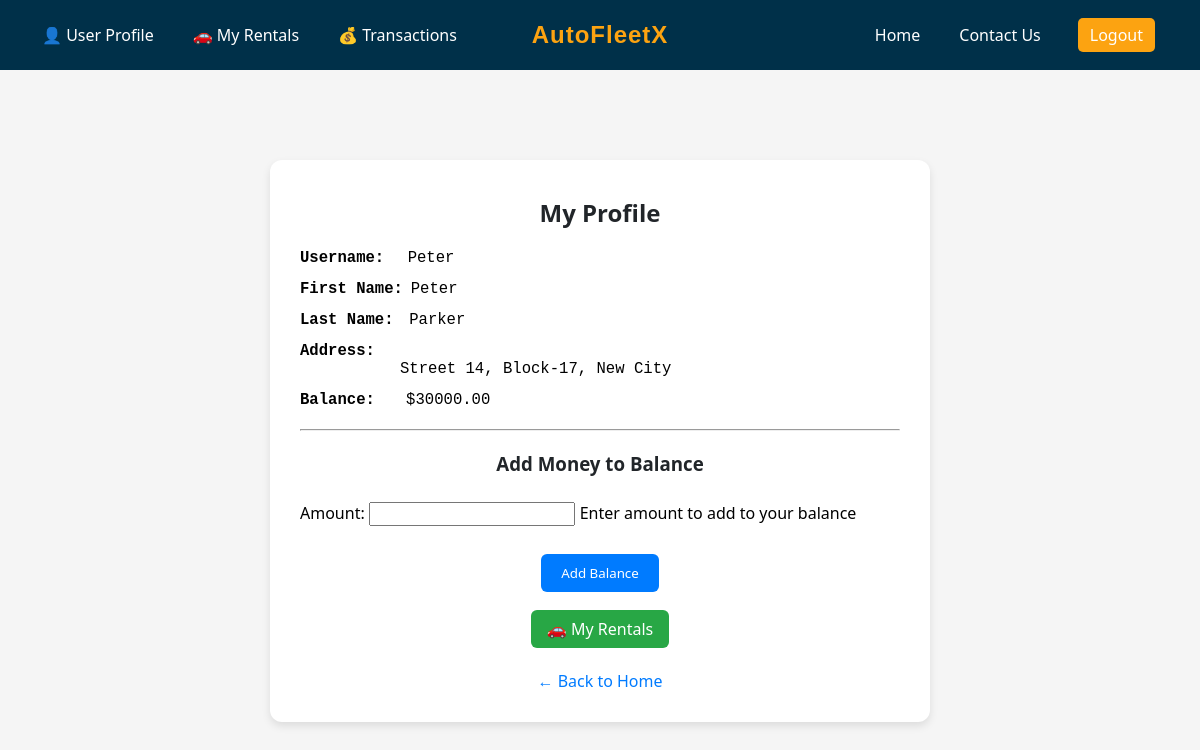
Page /profile/ (signed in) on the earlier database version.
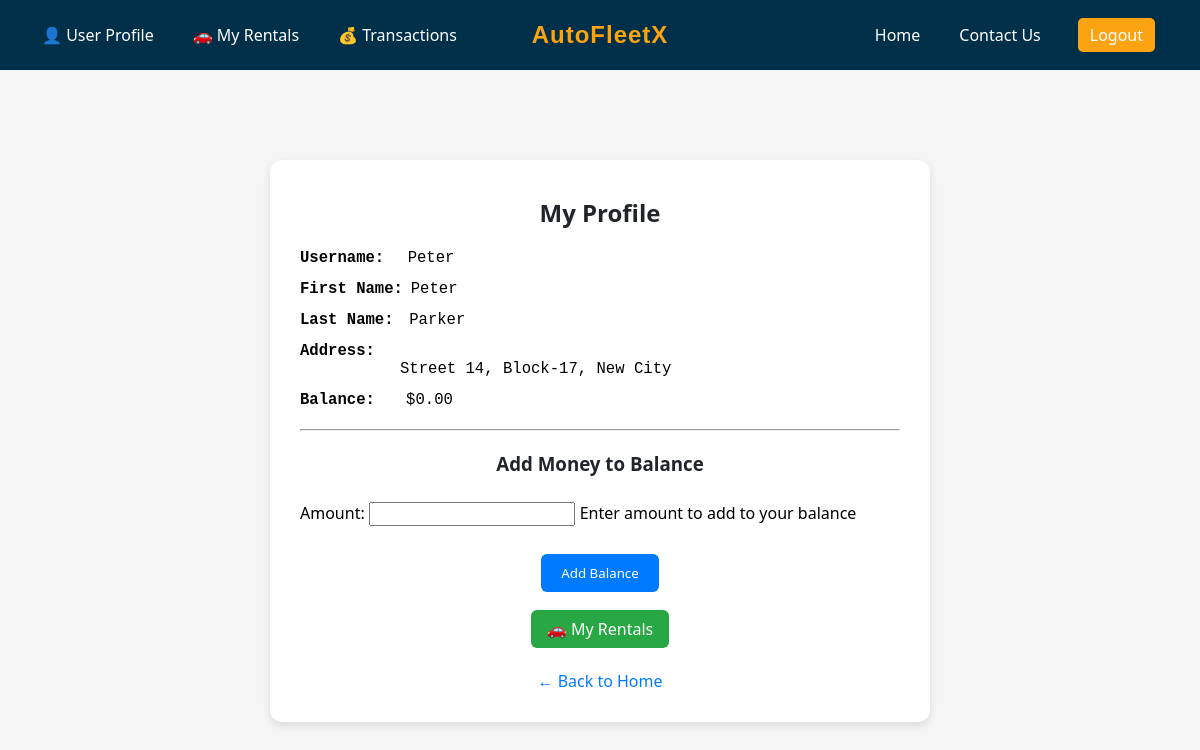
Same page on the later database version.
### main_app/models.py (models this page shows, shortened)
class CustomUser(AbstractUser):
    balance = models.DecimalField(
        max_digits=10,
        decimal_places=2,
        default=0.00,
        validators=[MinValueValidator(0.0)]
    )
    address = models.TextField(blank=True, null=True)

### main_app/views.py (the view)
# urls.py: path('profile/', views.profile_view, name='profile'),
@login_required
def profile_view(request):
    user = request.user
    if request.method == 'POST':
        form = AddBalanceForm(request.POST)
        if form.is_valid():
            amount = form.cleaned_data['amount']
            try:
                user.add_balance(amount)
                Transaction.objects.create(
                    user=user,
                    amount=amount,
                    transaction_type='ADD',
                    description='Added to wallet'
                )
                messages.success(request, f'${amount} added to your balance',extra_tags="amount-added-to-wallet")
                return redirect('profile')
            except ValueError as e:
                messages.error(request, str(e))
    else:
        form = AddBalanceForm()
    context = {
        'user': user,
        'form': form
    }
    return render(request, 'main_app/profile.html', context)

### main_app/forms.py
class AddBalanceForm(forms.Form):  # for profile_view (when user wants to add balance)
    amount = forms.DecimalField(
        max_digits=10,
        decimal_places=None,
        min_value=1,
        help_text='Enter amount to add to your balance'
    )

### main_app/templates/main_app/profile.html (shortened to what this page needs)
{% extends 'base.html' %}
{% block content %}
{% load static %}
<!DOCTYPE html>
<html lang="en">
<head>
    <link rel="stylesheet" href="{% static 'styles/style.css' %}">
</head>
<body style="background-color: #f5f5f5; font-family: Arial, sans-serif;">
    <div style="max-width: 600px; margin: 50px auto; background: #ffffff; padding: 30px; border-radius: 12px; box-shadow: 0 4px 8px rgba(0,0,0,0.1);">
        <h2 style="text-align: center; margin-bottom: 20px; color: #212529;">My Profile</h2>
        <div style="margin-bottom: 20px;">
            <pre><big><strong>Username:</strong></big>   <big>{{ user.username }}</big></pre>
            <pre><big><strong>First Name:</strong></big> <big>{{ user.first_name }}</big></pre>
            <pre><big><strong>Last Name:</strong></big>  <big>{{ user.last_name }}</big></pre>
            <pre><big><strong>Address:</strong></big>    <div style="margin-left: 100px;"><big>{{ user.address }}</big></div></pre>
            <pre><big><strong>Balance:</strong></big>    <big>${{ user.balance }}</big></pre>
        </div>
        <hr style="margin: 20px 0;">
        <h3 style="text-align: center; color: #212529;">Add Money to Balance</h3>
        <form method="POST" style="margin-top: 20px;">
            {{ form.as_p }}
            <div style="text-align: center;">
                <button type="submit" style="background-color: #007BFF; color: white; padding: 10px 20px; border: none; border-radius: 6px; cursor: pointer;">
                    Add Balance
                </button>
            </div>
        </form>
        <div style="text-align: center; margin-top: 20px;">
            <a href="{% url 'rental_history' %}" style="background-color: #28a745; color: white; padding: 8px 16px; border-radius: 6px; text-decoration: none; font-weight: 500;">
                🚗 My Rentals
            </a>
        </div>
        <div style="text-align: center; margin-top: 30px;">
            <a href="{% url 'home' %}" style="color: #007BFF; text-decoration: none;">&larr; Back to Home</a>
        </div>
    </div>
</body>
</html>
{% endblock %}

Differences in the rows shown:
changed CustomUser "Peter": balance "30000.00" → "0.00"
